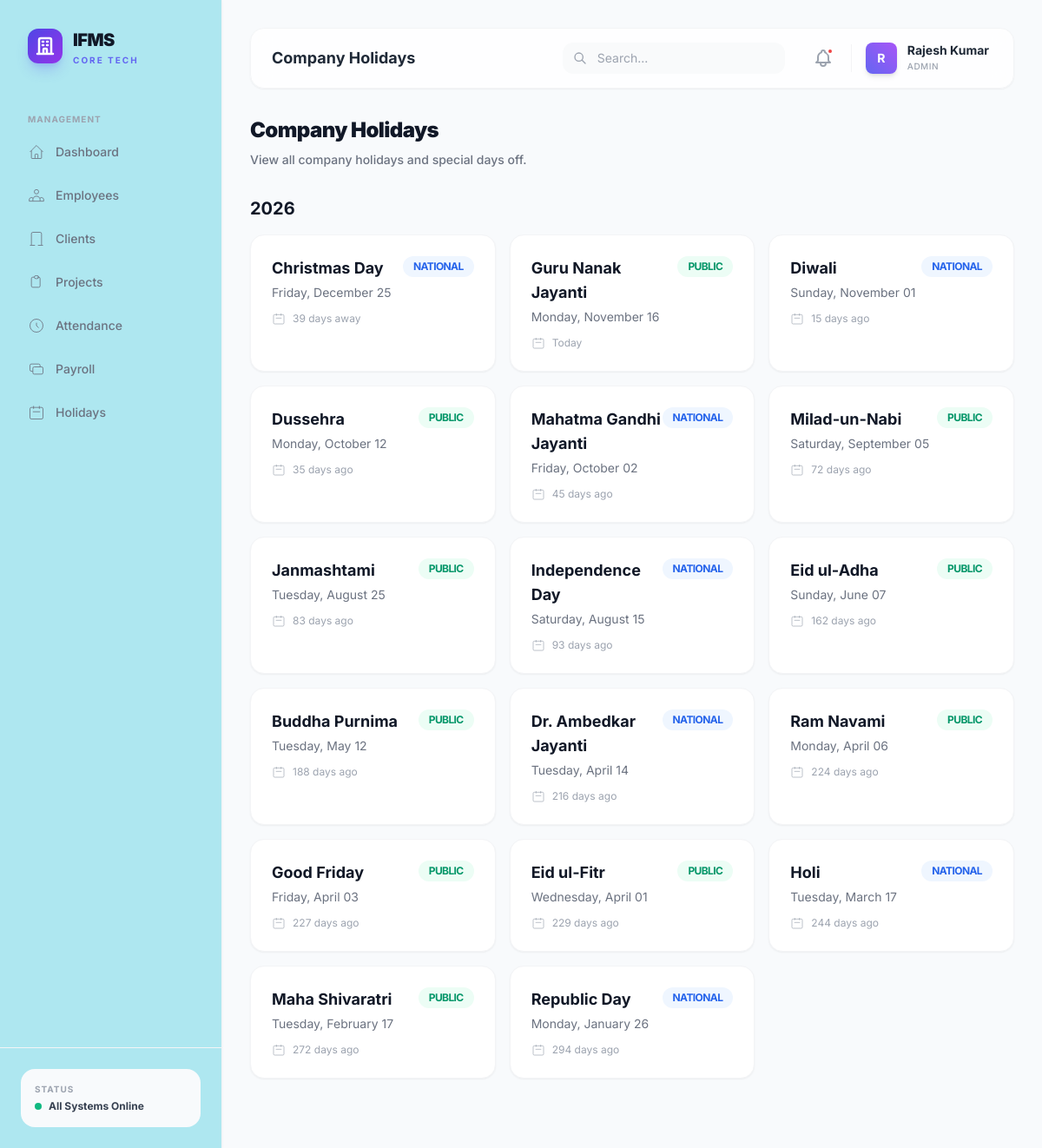
/holidays.php (signed in), run on the app's committed database.
### tables this page shows
CREATE TABLE IF NOT EXISTS holidays (
    id INT AUTO_INCREMENT PRIMARY KEY,
    title VARCHAR(255) NOT NULL,
    date DATE NOT NULL,
    type ENUM('national','public','restricted','company') DEFAULT 'public',
    is_active TINYINT(1) DEFAULT 1,
    created_at TIMESTAMP DEFAULT CURRENT_TIMESTAMP,
    UNIQUE KEY unique_holiday (date)
);

### config/auth.php (called while the page is built, shortened)
<?php
function isLoggedIn()
{
    return isset($_SESSION['user_id']) && !empty($_SESSION['user_id']);
}
function getCurrentUser()
{
    return [
        'id' => $_SESSION['user_id'],
        'email' => $_SESSION['user_email'],
        'phone' => $_SESSION['user_phone'] ?? null,
        'role' => $_SESSION['user_role'],
        'full_name' => $_SESSION['user_name'],
        'avatar' => $_SESSION['user_avatar'] ?? null,
        'department' => $_SESSION['user_department'] ?? null,
        'department_slug' => $_SESSION['user_department_slug'] ?? null,
        'employee_id' => $_SESSION['employee_id'] ?? null,
        'designation' => $_SESSION['user_designation'] ?? null,
        'organization_id' => $_SESSION['organization_id'] ?? null,
        'organization_name' => $_SESSION['organization_name'] ?? null,
        'senior_developer_id' => $_SESSION['senior_developer_id'] ?? null,
    ];
}
function getUserRole()
{
    return $_SESSION['user_role'] ?? null;
}

### holidays.php (the view, shortened to what this page needs)
<?php
require_once __DIR__ . '/config/auth.php';
$db = getDB();
$pageTitle = 'Company Holidays';
$holidays = $db->query("
    SELECT * FROM holidays
    ORDER BY date DESC
")->fetchAll();
$holidaysByYear = [];
foreach ($holidays as $h) {
    $year = date('Y', strtotime($h['date']));
    if (!isset($holidaysByYear[$year])) {
        $holidaysByYear[$year] = [];
    }
    $holidaysByYear[$year][] = $h;
}
krsort($holidaysByYear);
include __DIR__ . '/includes/header.php';
?>
<div class="mb-8">
    <h2 class="text-2xl font-black text-gray-900 tracking-tight">Company Holidays</h2>
    <p class="text-sm text-gray-500 font-medium mt-2">View all company holidays and special days off.</p>
</div>
<?php foreach ($holidaysByYear as $year => $year_holidays): ?>
<div class="mb-12">
    <h3 class="text-xl font-bold text-gray-900 mb-4"><?= $year ?></h3>
    <div class="grid grid-cols-1 md:grid-cols-2 lg:grid-cols-3 gap-4">
        <?php foreach ($year_holidays as $holiday): ?>
        <div class="bg-white rounded-2xl border border-gray-100 p-6 shadow-sm hover:shadow-md transition-shadow">
            <div class="flex items-start justify-between mb-3">
                <div>
                    <h4 class="text-lg font-bold text-gray-900"><?= htmlspecialchars($holiday['title']) ?></h4>
                    <p class="text-sm text-gray-500 mt-1"><?= date('l, F d', strtotime($holiday['date'])) ?></p>
                </div>
                <span class="inline-flex items-center px-3 py-1 rounded-full text-xs font-bold uppercase tracking-tighter <?= $holiday['type'] === 'national' ? 'bg-blue-50 text-blue-600' : 'bg-emerald-50 text-emerald-600' ?>">
                    <?= ucfirst($holiday['type']) ?>
                </span>
            </div>
            <div class="flex items-center gap-2 text-gray-400 text-xs">
                <svg class="w-4 h-4" fill="none" stroke="currentColor" viewBox="0 0 24 24"><path d="M8 7V3m8 4V3m-9 8h10M5 21h14a2 2 0 002-2V7a2 2 0 00-2-2H5a2 2 0 00-2 2v12a2 2 0 002 2z"/></svg>
                <?php
                $daysUntil = round((strtotime($holiday['date']) - time()) / (24 * 3600));
                if ($daysUntil > 0) {
                    echo $daysUntil . ' day' . ($daysUntil > 1 ? 's' : '') . ' away';
                } elseif ($daysUntil == 0) {
                    echo 'Today';
                } else {
                    echo abs($daysUntil) . ' day' . (abs($daysUntil) > 1 ? 's' : '') . ' ago';
                }
                ?>
            </div>
        </div>
        <?php endforeach; ?>
    </div>
</div>
<?php endforeach; ?>
<?php include __DIR__ . '/includes/footer.php'; ?>

### includes/header.php (shortened to what this page needs)
<?php
require_once __DIR__ . '/../config/auth.php';
$user = getCurrentUser();
?>
<!DOCTYPE html>
<html lang="en">
<head>
    <script src="https://cdn.tailwindcss.com"></script>
</head>
<body class="bg-slate-50 min-h-screen">
    <div class="flex">
        <?php include_once __DIR__ . '/sidebar.php'; ?>
        <main class="flex-1 min-h-screen transition-all duration-300 ml-0 lg:ml-64 p-4 lg:p-8">
            <header class="flex items-center justify-between mb-8 bg-white/80 backdrop-blur-md sticky top-4 z-40 px-6 py-3 rounded-2xl border border-gray-100 shadow-sm">
                <div class="flex items-center gap-4">
                    <h1 class="text-lg font-bold text-gray-800 hidden sm:block"><?= $pageTitle ?? 'Dashboard' ?></h1>
                </div>
                <div class="flex items-center gap-3 lg:gap-6">
                    <div class="hidden md:flex items-center relative">
                        <svg class="w-4 h-4 absolute left-3 text-gray-400" fill="none" stroke="currentColor" viewBox="0 0 24 24"><path stroke-linecap="round" stroke-linejoin="round" stroke-width="2" d="M21 21l-6-6m2-5a7 7 0 11-14 0 7 7 0 0114 0z"/></svg>
                        <input type="text" placeholder="Search..." class="pl-10 pr-4 py-2 bg-gray-50 border-none rounded-xl text-sm focus:ring-2 focus:ring-indigo-500/20 w-64">
                    </div>
                    <div class="flex items-center gap-2">
                        <button class="p-2 text-gray-400 hover:text-indigo-600 hover:bg-indigo-50 rounded-xl transition-colors relative">
                            <span class="absolute top-2 right-2 w-2 h-2 bg-red-500 rounded-full border-2 border-white"></span>
                        </button>
                        <div class="relative group">
                            <button class="flex items-center gap-3 p-1 hover:bg-gray-50 rounded-xl transition-all">
                                <div class="w-9 h-9 rounded-lg bg-gradient-to-tr from-indigo-500 to-purple-500 flex items-center justify-center text-white font-bold text-sm shadow-md">
                                    <?= strtoupper(substr($user['full_name'], 0, 1)) ?>
                                </div>
                                <div class="hidden sm:block text-left">
                                    <p class="text-sm font-bold text-gray-800 leading-none"><?= htmlspecialchars($user['full_name']) ?></p>
                                    <p class="text-[10px] font-medium text-gray-400 mt-1 uppercase tracking-wider"><?= $user['role'] ?></p>
                                </div>
                            </button>
                        </div>
                    </div>
                </div>
            </header>

### includes/sidebar.php (shortened to what this page needs)
<?php
$currentUrl = $_SERVER['REQUEST_URI'];
$role = getUserRole();
function isActive($path) {
    global $currentUrl;
    return strpos($currentUrl, $path) !== false ? 'sidebar-item-active' : 'text-gray-500 hover:bg-indigo-50 hover:text-indigo-600';
}
?>
<aside id="sidebar" class="fixed inset-y-0 left-0 z-50 w-64 border-r border-gray-100 transform -translate-x-full lg:translate-x-0 transition-transform duration-300 ease-in-out shadow-sm" style="background-color: #AEE7F0;">
    <div class="flex flex-col h-full">
        <div class="p-8 pb-4">
            <div class="flex items-center gap-3">
                <div class="w-10 h-10 rounded-xl bg-gradient-to-br from-indigo-600 to-purple-600 flex items-center justify-center shadow-lg shadow-indigo-500/30">
                    <svg class="w-6 h-6 text-white" fill="none" stroke="currentColor" viewBox="0 0 24 24"><path stroke-linecap="round" stroke-linejoin="round" stroke-width="2.5" d="M19 21V5a2 2 0 00-2-2H7a2 2 0 00-2 2v16m14 0h2m-2 0h-5m-9 0H3m2 0h5M9 7h1m-1 4h1m4-4h1m-1 4h1m-5 10v-5a1 1 0 011-1h2a1 1 0 011 1v5m-4 0h4"/></svg>
                </div>
                <div>
                    <span class="text-xl font-black text-gray-900 tracking-tight">IFMS</span>
                    <p class="text-[10px] font-bold text-indigo-500 uppercase tracking-[0.2em] leading-none mt-1">Core Tech</p>
                </div>
            </div>
        </div>
        <nav class="flex-1 px-4 py-6 space-y-1.5 overflow-y-auto custom-scrollbar">
            <?php if ($role === 'admin'): ?>
                <p class="px-4 text-[10px] font-bold text-gray-400 uppercase tracking-widest mb-2 mt-4">Management</p>
                <a href="/ifms/admin/index.php" class="flex items-center gap-3 px-4 py-3 rounded-xl transition-all font-medium text-sm <?= isActive('admin/index.php') ?>">
                    <svg class="w-5 h-5" fill="none" stroke="currentColor" viewBox="0 0 24 24"><path d="M3 12l2-2m0 0l7-7 7 7M5 10v10a1 1 0 001 1h3m10-11l2 2m-2-2v10a1 1 0 01-1 1h-3m-6 0a1 1 0 001-1v-4a1 1 0 011-1h2a1 1 0 011 1v4a1 1 0 001 1m-6 0h6"/></svg> Dashboard
                </a>
                <a href="/ifms/admin/employees.php" class="flex items-center gap-3 px-4 py-3 rounded-xl transition-all font-medium text-sm <?= isActive('admin/employees.php') ?>">
                    <svg class="w-5 h-5" fill="none" stroke="currentColor" viewBox="0 0 24 24"><path d="M17 20h5v-2a3 3 0 00-5.356-1.857M17 20H7m10 0v-2c0-.656-.126-1.283-.356-1.857M7 20H2v-2a3 3 0 015.356-1.857M7 20v-2c0-.656.126-1.283.356-1.857m0 0a5.002 5.002 0 019.288 0M15 7a3 3 0 11-6 0 3 3 0 016 0z"/></svg> Employees
                </a>
                <a href="/ifms/admin/clients.php" class="flex items-center gap-3 px-4 py-3 rounded-xl transition-all font-medium text-sm <?= isActive('admin/clients.php') ?>">
                    <svg class="w-5 h-5" fill="none" stroke="currentColor" viewBox="0 0 24 24"><path d="M19 21V5a2 2 0 00-2-2H7a2 2 0 00-2 2v16m14 0h2m-2 0h-5m-9 0H3m2 0h5"/></svg> Clients
                </a>
                <a href="/ifms/admin/projects.php" class="flex items-center gap-3 px-4 py-3 rounded-xl transition-all font-medium text-sm <?= isActive('admin/projects.php') ?>">
                    <svg class="w-5 h-5" fill="none" stroke="currentColor" viewBox="0 0 24 24"><path d="M9 5H7a2 2 0 00-2 2v10a2 2 0 002 2h8a2 2 0 002-2V7a2 2 0 00-2-2h-2M9 5a2 2 0 002 2h2a2 2 0 002-2M9 5a2 2 0 012-2h2a2 2 0 012 2"/></svg> Projects
                </a>
                <a href="/ifms/admin/attendance.php" class="flex items-center gap-3 px-4 py-3 rounded-xl transition-all font-medium text-sm <?= isActive('admin/attendance.php') ?>">
                    <svg class="w-5 h-5" fill="none" stroke="currentColor" viewBox="0 0 24 24"><path d="M12 8v4l3 3m6-3a9 9 0 11-18 0 9 9 0 0118 0z"/></svg> Attendance
                </a>
                <a href="/ifms/admin/payroll.php" class="flex items-center gap-3 px-4 py-3 rounded-xl transition-all font-medium text-sm <?= isActive('admin/payroll.php') ?>">
                    <svg class="w-5 h-5" fill="none" stroke="currentColor" viewBox="0 0 24 24"><path d="M17 9V7a2 2 0 00-2-2H5a2 2 0 00-2 2v6a2 2 0 002 2h2m2 4h10a2 2 0 002-2v-6a2 2 0 00-2-2H9a2 2 0 00-2 2v6a2 2 0 002 2z"/></svg> Payroll
                </a>
                <a href="/ifms/admin/holidays.php" class="flex items-center gap-3 px-4 py-3 rounded-xl transition-all font-medium text-sm <?= isActive('admin/holidays.php') ?>">
                    <svg class="w-5 h-5" fill="none" stroke="currentColor" viewBox="0 0 24 24"><path d="M8 7V3m8 4V3m-9 8h10M5 21h14a2 2 0 002-2V7a2 2 0 00-2-2H5a2 2 0 00-2 2v12a2 2 0 002 2z"/></svg> Holidays
                </a>
            <?php endif; ?>
        </nav>
        <div class="p-6 border-t border-gray-100">
            <div class="p-4 bg-slate-50 rounded-2xl">
                <p class="text-[10px] font-bold text-gray-400 uppercase tracking-widest mb-1">Status</p>
                <div class="flex items-center gap-2">
                    <span class="w-2 h-2 bg-emerald-500 rounded-full animate-pulse"></span>
                    <span class="text-xs font-bold text-gray-700">All Systems Online</span>
                </div>
            </div>
        </div>
    </div>
</aside>

### includes/footer.php (shortened to what this page needs)
            </main>
        </div>
</body>
</html>

### includes/header.php (style rules this page uses)
* { font-family: 'Inter', sans-serif; }

### data on the page
holidays: title "Christmas Day", date "Friday, December 25", type "NATIONAL", date "39"
holidays: title "Guru Nanak Jayanti", date "Monday, November 16", type "PUBLIC", shows "Today"
holidays: title "Diwali", date "Sunday, November 01", type "NATIONAL", date "15", shows "s"
holidays: title "Dussehra", date "Monday, October 12", type "PUBLIC", date "35"
holidays: title "Mahatma Gandhi Jayanti", date "Friday, October 02", type "NATIONAL", date "45", shows "s"
holidays: title "Milad-un-Nabi", date "Saturday, September 05", type "PUBLIC", date "72", shows "s"
holidays: title "Janmashtami", date "Tuesday, August 25", type "PUBLIC", date "83"
holidays: title "Independence Day", date "Saturday, August 15", type "NATIONAL", date "93"
holidays: title "Eid ul-Adha", date "Sunday, June 07", type "PUBLIC", date "162", shows "s"
holidays: title "Buddha Purnima", date "Tuesday, May 12", type "PUBLIC", date "188"
holidays: title "Dr. Ambedkar Jayanti", date "Tuesday, April 14", type "NATIONAL", date "216"
holidays: title "Ram Navami", date "Monday, April 06", type "PUBLIC", date "224", shows "s"
holidays: title "Good Friday", date "Friday, April 03", type "PUBLIC", date "227", shows "s"
holidays: title "Eid ul-Fitr", date "Wednesday, April 01", type "PUBLIC", date "229"
holidays: title "Holi", date "Tuesday, March 17", type "NATIONAL", date "244"
holidays: title "Maha Shivaratri", date "Tuesday, February 17", type "PUBLIC", date "272"
holidays: title "Republic Day", date "Monday, January 26", type "NATIONAL", date "294", shows "s"

### other printed values
$pageTitle "Company Holidays"
substr($user['full_name'], 0, 1) "R"
$user['full_name'] "Rajesh Kumar"
$user['role'] "ADMIN"
$year "2026"
